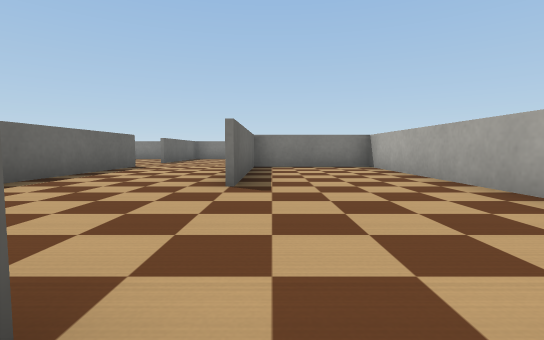
[1] (above)

24 first-person views from a walk through a Webots world. The camera is 0.22 m above the floor, tilts 4° down and sees 85° across. The floor is counted in squares, 0.5 m on a side. Each view is taken from the middle of a square. On the plan, view 1 faces up. The plan holds only what a view shows up to about 9 squares ahead; the rest is blank. The robots in the file are not drawn. Webots' stock objects and surfaces are drawn as simple stand-ins.

[2]
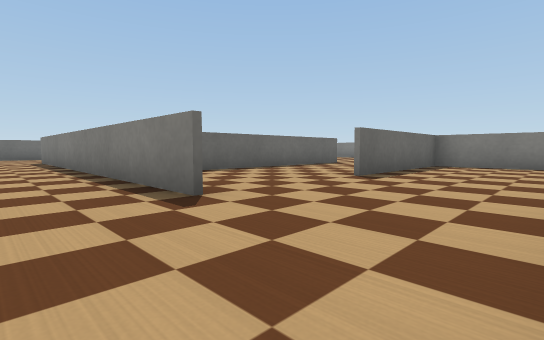

[3]
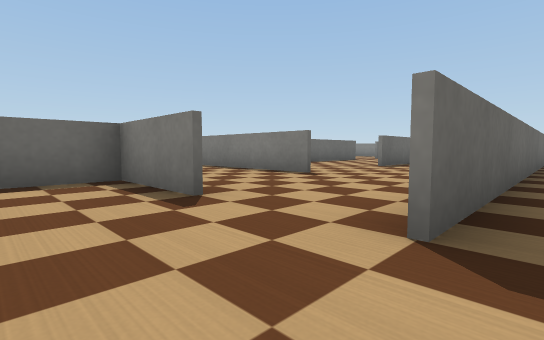

[4]
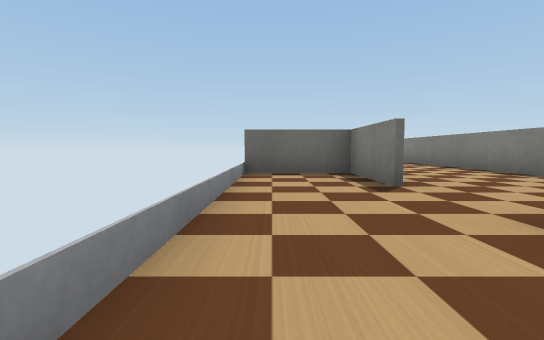

[5]
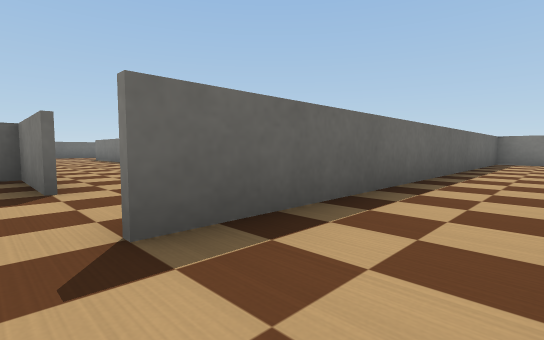

[6]
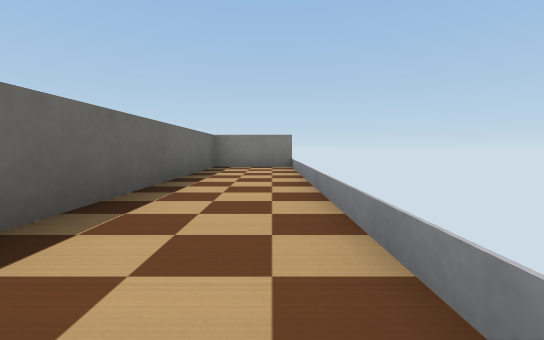

[7]
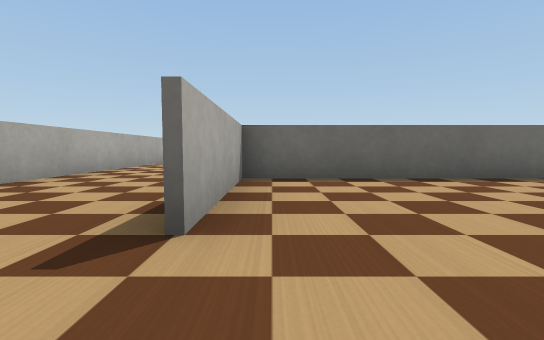

[8]
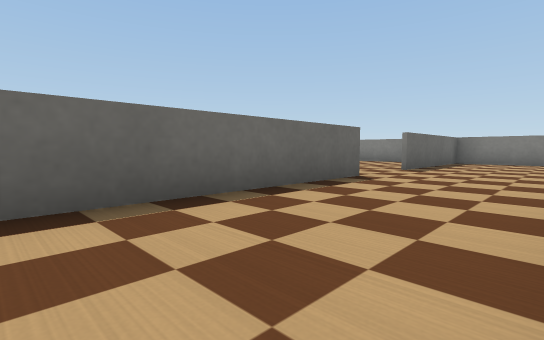

[9]
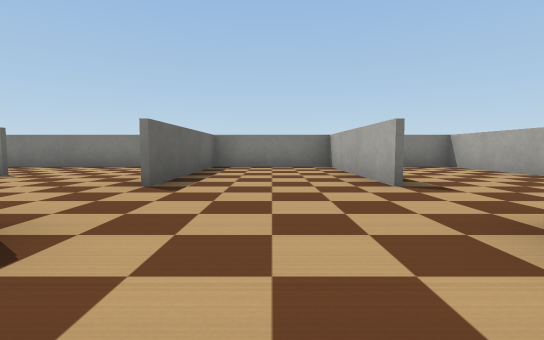

[10]
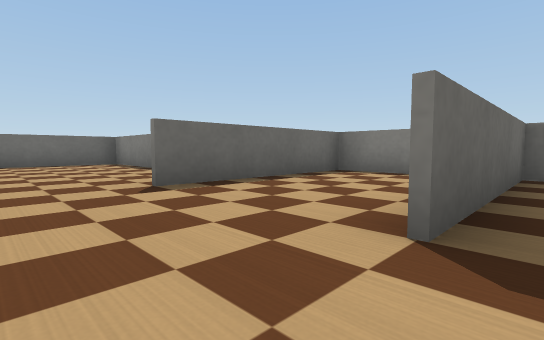

[11]
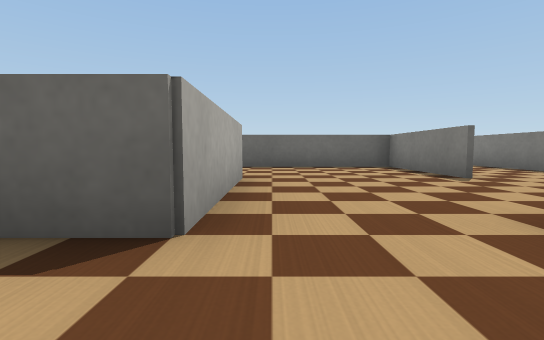

[12]
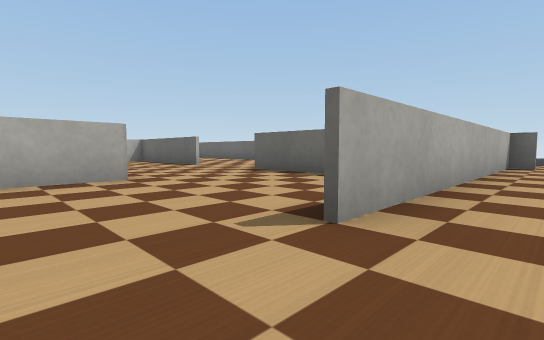

[13]
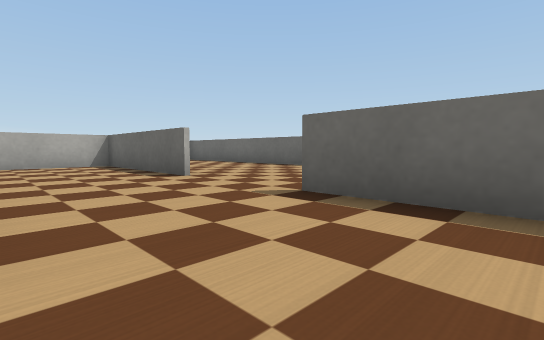

[14]
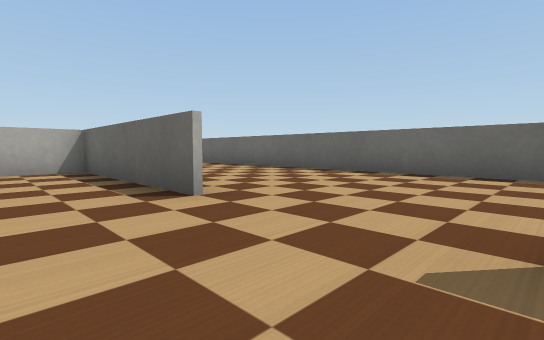

[15]
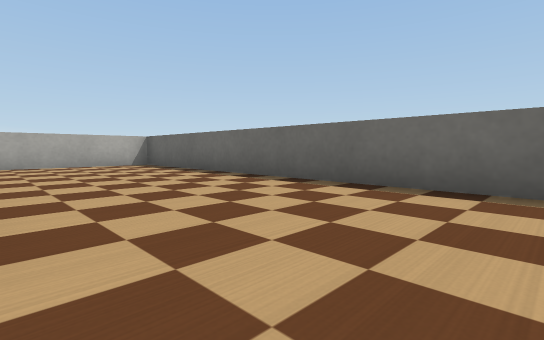

[16]
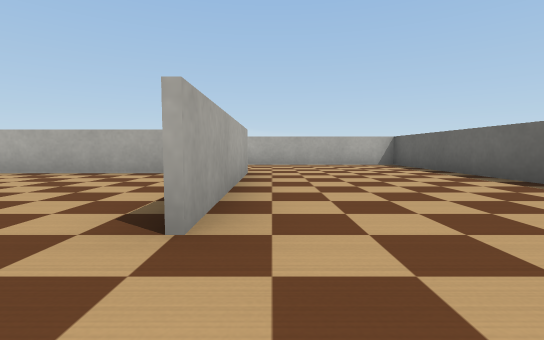

[17]
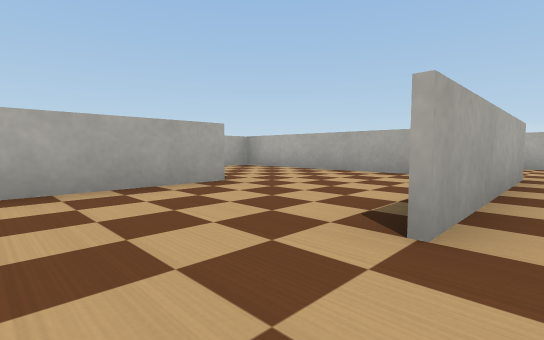

[18]
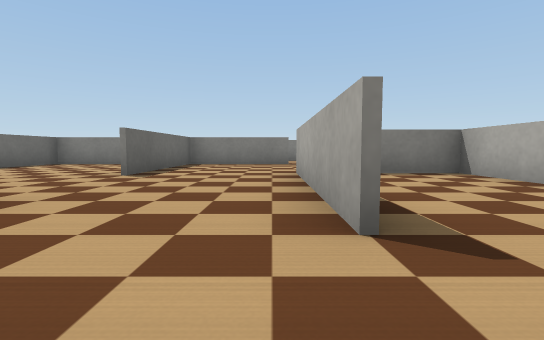

[19]
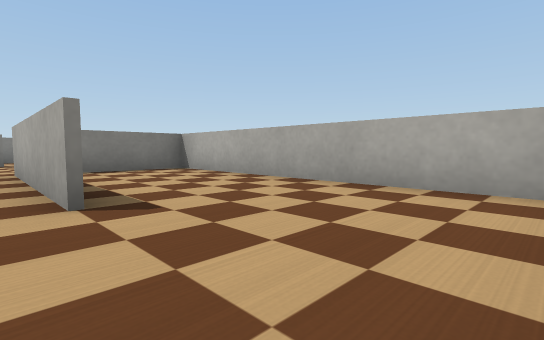

[20]
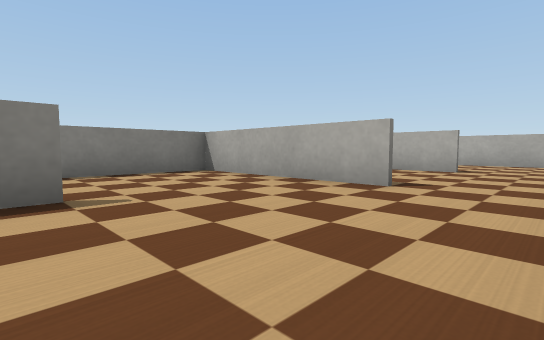

[21]
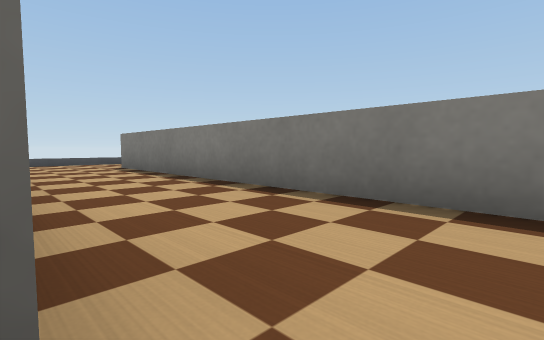

[22]
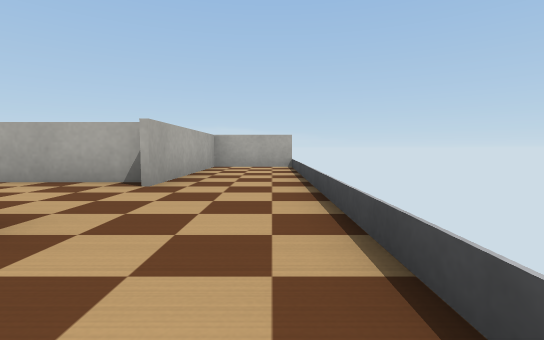

[23]
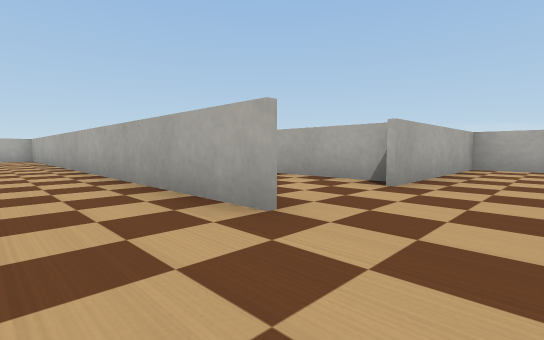

[24]
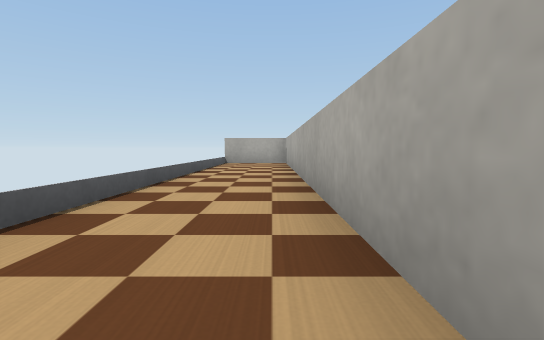

### Floor plan
Points are (right, up) in squares from view 1. A wall is a line through its corners. A room is listed if a view was taken in it or the views show most of it. See-through windows are left out.
Room 1 (views 1, 2, 7, 8, 9, 10, 11)
walls: (-0.4, 0.5) (-9.6, 0.5); (2.5, 2.6) (2.5, 7.5); (0.6, -2.5) (-1.4, -2.5) (-1.4, -4.5); (-3.4, 7.5) (-3.4, 0.6) (-0.5, 0.6); (3, 7.5) (-0.4, 7.5) (-0.4, 3.5); (-0.5, 9.4) (-0.5, 13.5); (-10.5, -2.4) (-2.8, -2.4); (0, 13.5) (-3, 13.5); (-3.4, 13.5) (-3.4, 9.5)
low walls: (-1.4, -4.5) (2.5, -4.5)
ways out: opening at (3, -3.5) to room 2; opening at (-3, 8.5) to room 3; opening at (-10.5, -1.5) to room 4; opening at (0, 8.5) to room 7
Room 2 (views 3, 4, 5, 6)
walls: (4.5, 7.5) (3, 7.5); (2.6, 7.5) (2.6, -2.5)
low walls: (4.5, 0.5) (4.5, 7.5); (2.5, -4.5) (3.5, -4.5)
ways out: opening at (3, -3.5) to room 1
Room 3 (views 12, 13, 21)
walls: (-6.4, 11) (-9.5, 11) (-9.5, 8.5); (-6.6, 7.5) (-3.4, 7.5); (-3.5, 9.4) (-3.5, 13.5); (-3, 13.5) (-13.5, 13.5); (-13.5, 11.1) (-6.5, 11.1)
ways out: opening at (-3, 8.5) to room 1; opening at (-7.5, 8) to room 4; opening at (-14, 12) to room 8
Room 4 (views 14, 15, 16, 17, 20)
walls: (-9.5, 4.6) (-9.5, 3.6); (-9.6, 0.5) (-9.6, 4.5); (-13.5, 6.9) (-13.5, -2.4) (-10.5, -2.4); (-6.6, 3.4) (-6.6, 7.5); (-9.5, 8.5) (-9.5, 7); (-11.5, 11) (-13.5, 11); (-13.5, 11.6) (-13.5, 9)
ways out: opening at (-10.5, -1.5) to room 1; opening at (-7.5, 8) to room 3; opening at (-7.5, 4) to room 5
Room 5 (views 18, 19)
walls: (-9.5, 3.6) (-9.5, 0.6) (-3.5, 0.6) (-3.5, 7.5) (-5.6, 7.5)
ways out: opening at (-7.5, 4) to room 4
Room 6 (views 22, 23, 24)
walls: (-13.5, 13.5) (-2.1, 13.5)
low walls: (-15.5, 14.5) (-15.5, 13.5); (-2, 15.5) (-9.5, 15.5)
ways out: opening at (-14.5, 13) to room 8
Room 7 (no view inside)
walls: (-0.4, 13.5) (-0.4, 9.5); (2.5, 8.4) (2.5, 13.5) (0, 13.5)
ways out: opening at (0, 8.5) to room 1
Room 8 (no view inside)
walls: (-15.5, 7.5) (-13.5, 7.5) (-13.5, 11.5)
low walls: (-15.5, 13.5) (-15.5, 7.5)
ways out: opening at (-14, 12) to room 3; opening at (-14.5, 13) to room 6

Positions as (right, up) in squares from view 1, and headings:
1: (0, 0), facing up
2: (2, -1), facing up-left
3: (3, -4), facing up-left
4: (4, -4), facing left
5: (4, -3), facing up-left
6: (4, 0), facing up
7: (1, 1), facing left
8: (-1, 3), facing up-left
9: (-2, 6), facing up
10: (0, 8), facing up-left
11: (-2, 8), facing left
12: (-5, 12), facing down-left
13: (-7, 9), facing down-left
14: (-8, 7), facing down-left
15: (-10, 6), facing down-left
16: (-10, 6), facing down
17: (-10, 6), facing down-right
18: (-7, 2), facing up
19: (-7, 1), facing up-right
20: (-7, 8), facing up-right
21: (-6, 11), facing up-left
22: (-15, 15), facing down
23: (-15, 15), facing down-right
24: (-11, 14), facing right
